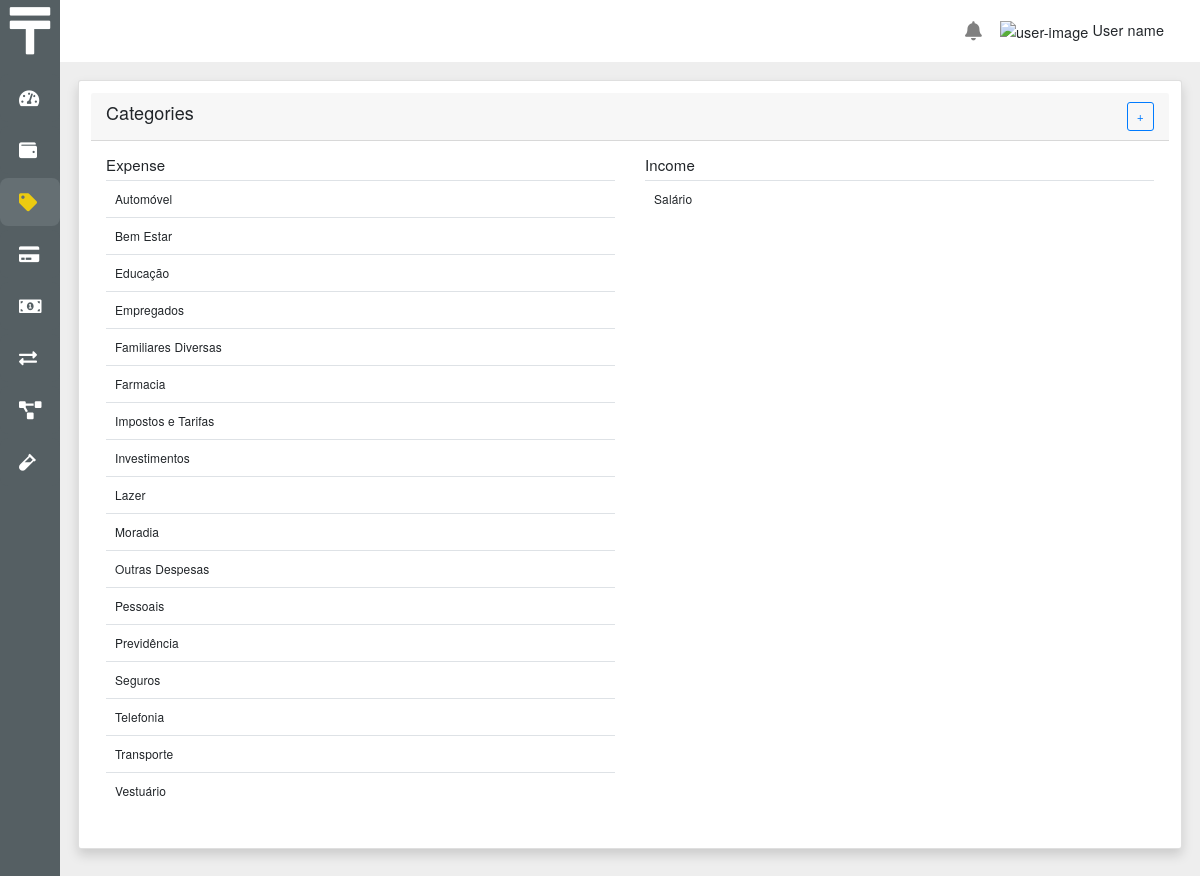
Page /categories/ on the earlier database version.
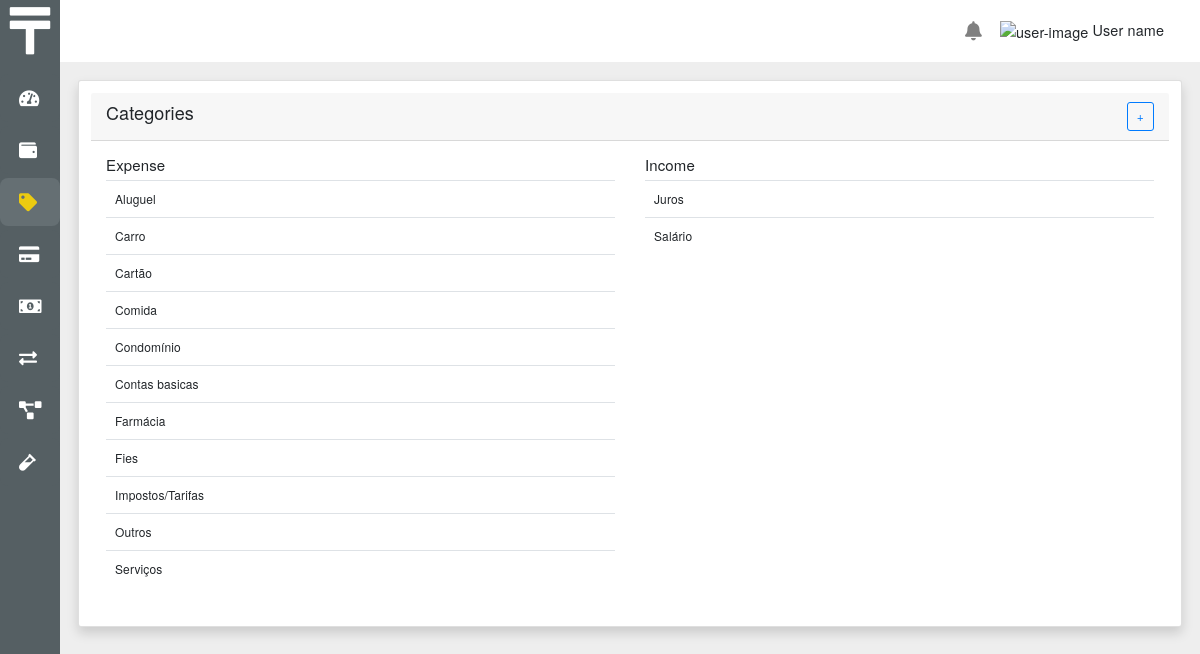
Same page on the later database version.
### core/models.py (models this page shows, shortened)
class Category(BaseModel):
    description = models.CharField(max_length=25)
    status = models.IntegerField(
        choices=StatusChoices.choices, default=StatusChoices.ACTIVE)
    movement_type = models.IntegerField(
        choices=MovementTypeChoices.choices, default=MovementTypeChoices.NEGATIVE)
    is_transaction = models.IntegerField(
        choices=NoYesChoices.choices, default=int(NoYesChoices.NO))
    is_opening_balance = models.IntegerField(
        choices=NoYesChoices.choices, default=int(NoYesChoices.NO))
    def is_expense(self):
        return self.movement_type == MovementTypeChoices.NEGATIVE
    def is_active(self):
        return self.status == StatusChoices.ACTIVE

### core/views.py (the view)
# urls.py: path('categories/', views.category_list, name='category_list'),
def category_list(request):
    categories = Category.objects.all().exclude(
        is_transaction=NoYesChoices.YES).exclude(
        is_opening_balance=NoYesChoices.YES).order_by('description', 'id')
    return render(request, 'category/category_list.html', {'categories': categories})

### core/templatetags/tags.py (called while the page is built)
@register.filter('startswith')
def startswith(text, starts):
    if isinstance(text, str):
        return text.startswith(starts)
    return False

### core/templates/category/category_list.html
{% extends 'base.html' %}
{% load static %}
{% block main %}
<div class="row">
  <div class="col-md-12">
    <div class="card shadow p-3 mb-5 bg-white rounded">
      <div class="card-header">
        <h4>Categories</h4>
        <a class="btn btn-outline-primary" href="{% url 'category_new' %}">+</a>
      </div>
      <div class="card-body">
        {% if categories %}
        <div class="row">
          <div class="col-md-6">
            <table class="table">
              <h5>Expense</h5>
              <tbody>
                {% for category in categories %}
                {% if category.is_expense %}
                {% include 'category/category_table_item.html' with category=category %}
                {% endif %}
                {% endfor %}
              </tbody>
            </table>
          </div>
          <div class="col-md-6">
            <table class="table">
              <h5>Income</h5>
              <tbody>
                {% for category in categories %}
                {% if not category.is_expense %}
                {% include 'category/category_table_item.html' with category=category %}
                {% endif %}
                {% endfor %}
              </tbody>
            </table>
          </div>
        </div>
        {% else %}
        <div style="display: flex; justify-content: center;">
          <h6>No data found</h6>
        </div>
        {% endif %}
      </div>
    </div>
  </div>
</div>
{% endblock main %}

### core/templates/category/category_table_item.html
<tr class="table-item-link" data-href="{% url 'category_form' category.id %}">
  <td>
    {% if not category.is_active %}
    <del>
      {{ category.description }}
    </del>
    {% else %}
    {{ category.description }}
    {% endif %}
  </td>
</tr>

Differences in the rows shown:
removed Category: description "Automóvel", shown under "Expense"
removed Category: description "Bem Estar", shown under "Expense"
removed Category: description "Educação", shown under "Expense"
removed Category: description "Empregados", shown under "Expense"
removed Category: description "Familiares Diversas", shown under "Expense"
removed Category: description "Farmacia", shown under "Expense"
removed Category: description "Impostos e Tarifas", shown under "Expense"
removed Category: description "Investimentos", shown under "Expense"
removed Category: description "Lazer", shown under "Expense"
removed Category: description "Moradia", shown under "Expense"
removed Category: description "Outras Despesas", shown under "Expense"
removed Category: description "Pessoais", shown under "Expense"
removed Category: description "Previdência", shown under "Expense"
removed Category: description "Seguros", shown under "Expense"
removed Category: description "Telefonia", shown under "Expense"
removed Category: description "Transporte", shown under "Expense"
removed Category: description "Vestuário", shown under "Expense"
added Category: description "Aluguel", shown under "Expense"
added Category: description "Carro", shown under "Expense"
added Category: description "Cartão", shown under "Expense"
added Category: description "Comida", shown under "Expense"
added Category: description "Condomínio", shown under "Expense"
added Category: description "Contas basicas", shown under "Expense"
added Category: description "Farmácia", shown under "Expense"
added Category: description "Fies", shown under "Expense"
added Category: description "Impostos/Tarifas", shown under "Expense"
added Category: description "Outros", shown under "Expense"
added Category: description "Serviços", shown under "Expense"
added Category: description "Juros", shown under "Income"
